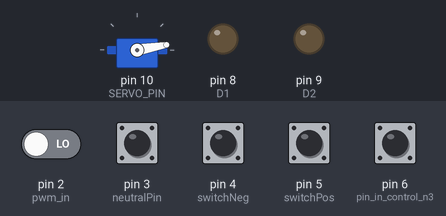
A sketch run on a simulated Arduino Nano, built with avr-gcc and run on an emulated ATmega328P. Shown: servo, output pins drawn as LEDs (lit = HIGH). The test bench sets the inputs (shaded band); at power-on: pin 3 (neutralPin), pin 4 (switchNeg), pin 5 (switchPos), pin 6 (pin_in_control_n3) HIGH, pin 2 (pwm_in) LOW.

Above: at 1.2 s.
1.3 s: pin 3 (neutralPin) pulled LOW for 0.15 s
At 1.8 s:
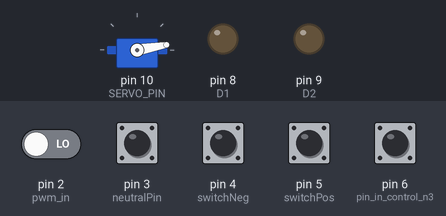
3.0 s: pin 5 (switchPos) pulled LOW for 0.15 s
At 3.1 s:
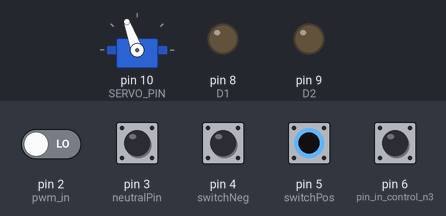
4.7 s: pin 4 (switchNeg) pulled LOW for 0.15 s
At 5.9 s:
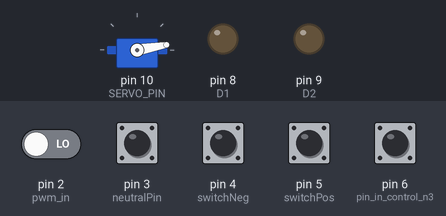
6.4 s: pin 3 (neutralPin) driven LOW and pin 4 (switchNeg) driven LOW
At 7.1 s:
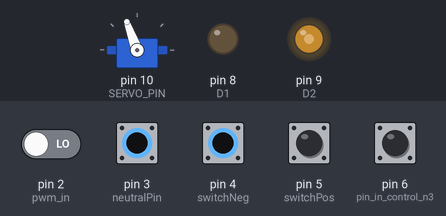
7.9 s: pin 3 (neutralPin) driven HIGH
At 8.4 s:
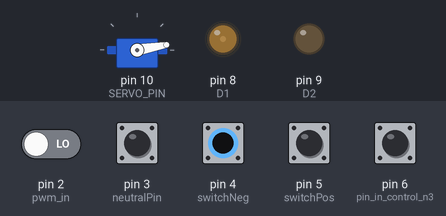
9.4 s: pin 3 (neutralPin) driven LOW
At 12.7 s:
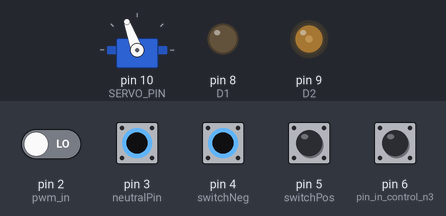
Timing chart, 0 to 13.4 s (numbered marks = the images above; inputs shaded):
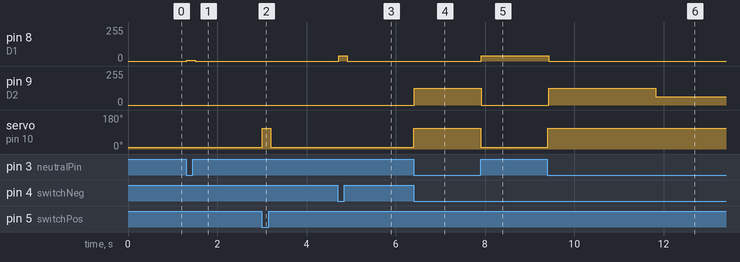

Measured:
- after the input at 1.3 s, pin 8 (D1): 0/255 → 5/255 at once, → 0/255 0.19 s later
- after the input at 3.0 s, servo on pin 10 (SERVO_PIN): 10° → 110° at once, → 10° 0.20 s later
- after the input at 4.7 s, pin 8 (D1): 0/255 → 38/255 at once, → 0/255 0.19 s later
- after the input at 6.4 s, pin 9 (D2): 0/255 → 127/255 at once; servo on pin 10 (SERVO_PIN): 10° → 110° at once
- after the input at 7.9 s, pin 8 (D1): 0/255 → 38/255 at once; pin 9 (D2): 127/255 → 0/255 at once; servo on pin 10 (SERVO_PIN): 110° → 10° at once
- after the input at 9.4 s, pin 8 (D1): 38/255 → 0/255 at once; pin 9 (D2): 0/255 → 127/255 at once, → 63/255 2.4 s later; servo on pin 10 (SERVO_PIN): 10° → 110° at once

The sketch:

main.ino
```cpp
#include <Arduino.h>
#include <Servo.h>

// Local includes
#include "h-bridge.h"
#include "switches.h"

// Global defines
#define HOLD    2
#define FAST    50
#define MED     25
#define SLOW    5
// SERVO STATES
#define SERVO_OPEN 110
#define SERVO_CLOSE 10
#define SERVO_PIN 10

// Interrupt pin
int pwm_in = 2;

// Used for controlling the statemachine, RaspberryPi, micro switch and RC signal control this
int in_control_n0 = 1;
int in_control_n1 = 1;
int in_control_n2 = 1;
int in_control_n3 = 1;
byte in_control_nibble = 0b00000000;

// pin_in is connected to only micro switch but it is possible to wire this to the raspberry pi also
int pin_in_control_n0 = 3;
int pin_in_control_n1 = 4;
int pin_in_control_n2 = 5;
int pin_in_control_n3 = 6;

int servo_pos = SERVO_CLOSE;
uint16_t result = 0;

int RC_high_time = micros();
int RC_PWM;
int RC_PWM_stored;

// Servo object
Servo servo;

int speed = FAST;

void setup()
{
  // put your setup code here, to run once:
  hbridge_setup();
  switches_setup();
  pinMode(pin_in_control_n0, INPUT_PULLUP);
  pinMode(pin_in_control_n1, INPUT_PULLUP);
  pinMode(pin_in_control_n2, INPUT_PULLUP);
  pinMode(pin_in_control_n3, INPUT_PULLUP);

  pinMode(SERVO_PIN, OUTPUT);
  servo.attach(SERVO_PIN);

  // Set pin mode interrupt
  pinMode(pwm_in, INPUT);
  attachInterrupt(digitalPinToInterrupt(pwm_in), read_me, CHANGE);

}

void loop()
{
  // Read the nibble from the Pi or switch
  in_control_nibble = read_nibble_control();

  // Wind in range
  if (RC_PWM_stored > 1700 && RC_PWM_stored < 2000){
    in_control_nibble = 0b00001101;
  }

  // Wind out range
  else if (RC_PWM_stored > 1000 && RC_PWM_stored < 1300){
    in_control_nibble = 0b00001100;
  }

  // Switch on nibble value
  switch (in_control_nibble) {
    case 15:  // Reset  1111
      reset();
      break;

    case 14:  // Hold rope  1110
      hbridge_control(HBRIDGE_FORWARD, HOLD);
      servo_pos = SERVO_CLOSE;
      servo.write(servo_pos);
      break;

    case 13:  // Wind rope in 1101
      servo_pos = SERVO_CLOSE;
      servo.write(servo_pos);
      hbridge_control(HBRIDGE_FORWARD, 15);
      // hbridge_control(HBRIDGE_FORWARD, FAST);
      // delay(3500);
      // hbridge_control(HBRIDGE_FORWARD, SLOW);
      // delay(1500);
      // hbridge_control(HBRIDGE_OFF, 0);
      break;

    case 12:  // Release rope 1100
      servo_pos = SERVO_OPEN;
      servo.write(servo_pos);
      hbridge_control(HBRIDGE_BACKWARD, FAST);
      if(speed-20 <= MED && speed > SLOW){
        hbridge_control(HBRIDGE_BACKWARD, MED);
      }
      else if (speed-40 <= SLOW && speed > 0)
      {
        hbridge_control(HBRIDGE_BACKWARD, SLOW);
      }
      else if (speed <= 0)
      {
        hbridge_control(HBRIDGE_OFF, 0);
        delay(1000);
      }
      // hbridge_control(HBRIDGE_BACKWARD, FAST);
      // delay(1500);
      // hbridge_control(HBRIDGE_BACKWARD, MED);
      // delay(2000);
      // hbridge_control(HBRIDGE_BACKWARD, SLOW);
      // delay(2000);
      // hbridge_control(HBRIDGE_OFF, 0);
      break;

    case 11: // Open servo     1011
      servo_pos = SERVO_OPEN;
      servo.write(servo_pos);
      break;

    default:
      break;
  }
  if (speed > 0){
    speed -= 1;
  }
  else{
    speed = 100;
  }
  delay(100);
  }

int read_nibble_control() {
  byte return_nibble = 0b00000000;

  in_control_n0 = digitalRead(pin_in_control_n0);
  in_control_n1 = digitalRead(pin_in_control_n1);
  in_control_n2 = digitalRead(pin_in_control_n2);
  in_control_n3 = digitalRead(pin_in_control_n3);

  bitWrite(return_nibble, 0, in_control_n0);
  bitWrite(return_nibble, 1, in_control_n1);
  bitWrite(return_nibble, 2, in_control_n2);
  bitWrite(return_nibble, 3, in_control_n3);

  return return_nibble;
}

void read_rc()
{
  // Read rc
  result = pulseIn(pwm_in, HIGH);
  return;
}

void reset() {
  servo_pos = SERVO_CLOSE;
  servo.write(servo_pos);
  hbridge_control(HBRIDGE_OFF, 0);
  speed = 100;
  return;
}

void read_me()
{
  RC_PWM = micros() - RC_high_time;
  if (RC_PWM < 10000)
  {
    RC_PWM_stored = RC_PWM;
  }
  RC_high_time = micros();
} // copy store all values from temporary array another array after 15 reading
```

h-bridge.h
```cpp
#include <SoftPWM.h>

// Pinout:
#define D1 8
#define D2 9

// H-bridge states
#define HBRIDGE_OFF 0
#define HBRIDGE_FORWARD 1
#define HBRIDGE_BACKWARD 2

// Functions
void hbridge_setup();
void hbridge_control(uint8_t state, uint8_t speed);
void __hbridge_off();
void __hbridge_forward(uint8_t speed);
void __hbridge_backward(uint8_t speed);

// Setup H-bridge
void hbridge_setup()
{
    SoftPWMBegin();
    SoftPWMSet(D1, 0);
    SoftPWMSet(D2, 0);
}

// Control H-bridge
void hbridge_control(uint8_t state, uint8_t speed)
{
    if (state == HBRIDGE_OFF)
        __hbridge_off();

    else if (state == HBRIDGE_FORWARD)
        __hbridge_forward(speed);

    else if (state == HBRIDGE_BACKWARD)
        __hbridge_backward(speed);
}

// Turn off H-bridge
void __hbridge_off()
{
    SoftPWMSet(D1, 0);
    SoftPWMSet(D2, 0);
}

// Turn on H-bridge forward
void __hbridge_forward(uint8_t speed)
{
    SoftPWMSetPercent(D1, speed);
    SoftPWMSetPercent(D2, 0);
}

// Turn on H-bridge backward
void __hbridge_backward(uint8_t speed)
{
    SoftPWMSetPercent(D1, 0);
    SoftPWMSetPercent(D2, speed);
}
```

switches.h
```cpp
// Defines the pins for the switches and the functions to read them
#define neutralPin 3
#define switchPos 5
#define switchNeg 4

// Define return values for the switches
#define SWITCH_NEUTRAL 1
#define SWITCH_POS 2
#define SWITCH_NEG 3

uint8_t pressed_switch = 0;

// Functions
void switches_setup();
void read_switches();

// Setup the switches
void switches_setup()
{
    pinMode(neutralPin, INPUT);
    pinMode(switchPos, INPUT);
    pinMode(switchNeg, INPUT);
}

// Read the switches and return the state
void read_switches()
{
    if (digitalRead(switchPos) == HIGH)
        pressed_switch = SWITCH_POS;

    else if (digitalRead(switchNeg) == HIGH)
        pressed_switch = SWITCH_NEG;

    else if (digitalRead(neutralPin) == HIGH)
        pressed_switch = SWITCH_NEUTRAL;
}
```
